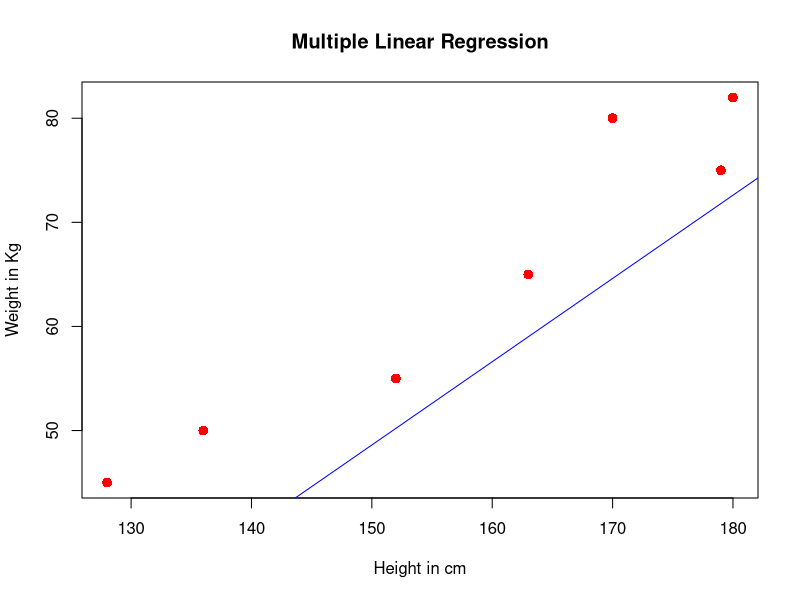

Generate this figure with R:
# Load the dataset
data1 <- read.csv("multiple_reg.csv")

# Split the dataset into training (70%) and testing (30%)
set.seed(123)  # for reproducibility
total_rows <- nrow(data1)
train_size <- floor(0.7 * total_rows)
train_indices <- sample(1:total_rows, train_size)
train_data <- data1[train_indices, ]
test_data <- data1[-train_indices, ]

# Build a multiple linear regression model using training data
model <- lm(Weight ~ Height + Age, data = train_data)

# Show model summary (parameters)
cat("Model Summary:\n")
print(summary(model))

# Predict on test data
predicted_values <- predict(model, newdata = test_data)

# Actual weight values from test data
actual_values <- test_data$Weight

# Calculate Mean Squared Error (MSE)
squared_errors <- (predicted_values - actual_values)^2
mse <- mean(squared_errors)

# Calculate Root Mean Squared Error (RMSE)
rmse <- sqrt(mse)

# Print MSE and RMSE
cat("\nModel Evaluation:\n")
cat("Mean Squared Error (MSE):", mse, "\n")
cat("Root Mean Squared Error (RMSE):", rmse, "\n")

# Take user input for prediction
a_height <- as.integer(readline("\nEnter the height of the individual: "))
a_age <- as.integer(readline("Enter the age of the individual: "))
a <- data.frame(Height = a_height, Age = a_age)
print(a)

# Make prediction using the trained model
result <- predict(model, newdata = a)
cat("The predicted weight is", result, "kg\n")

# Plot the training data (Height vs Weight)
plot(train_data$Height, train_data$Weight, col = "red", main = "Multiple Linear Regression",
     cex = 1.3, pch = 16, xlab = "Height in cm", ylab = "Weight in Kg")

# Add regression line (based on Height only for 2D plot visualization)

abline(model, col = "blue")
